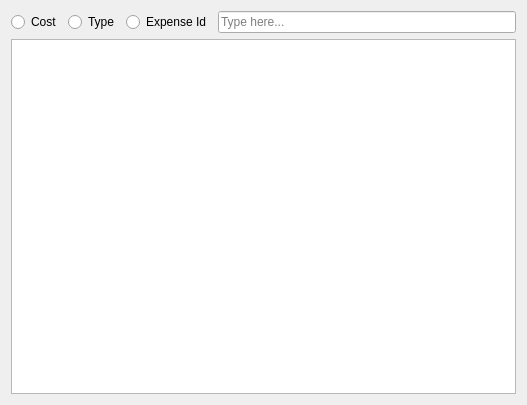
<?xml version="1.0" encoding="UTF-8"?>
<ui version="4.0">
 <class>Form</class>
 <widget class="QWidget" name="Form">
  <property name="geometry">
   <rect>
    <x>0</x>
    <y>0</y>
    <width>527</width>
    <height>405</height>
   </rect>
  </property>
  <property name="windowTitle">
   <string>View Expense</string>
  </property>
  <layout class="QVBoxLayout" name="verticalLayout">
   <item>
    <layout class="QVBoxLayout" name="verticalLayout_2">
     <item>
      <layout class="QHBoxLayout" name="horizontalLayout">
       <item>
        <widget class="QRadioButton" name="costRadioButton">
         <property name="text">
          <string>Cost</string>
         </property>
        </widget>
       </item>
       <item>
        <widget class="QRadioButton" name="typeRadioButton">
         <property name="text">
          <string>Type</string>
         </property>
        </widget>
       </item>
       <item>
        <widget class="QRadioButton" name="expenseIdRadioButton">
         <property name="text">
          <string>Expense Id</string>
         </property>
        </widget>
       </item>
       <item>
        <widget class="QLineEdit" name="searchLineEdit">
         <property name="placeholderText">
          <string>Type here...</string>
         </property>
        </widget>
       </item>
      </layout>
     </item>
     <item>
      <layout class="QHBoxLayout" name="horizontalLayout_2">
       <item>
        <widget class="QListWidget" name="expenseList"/>
       </item>
      </layout>
     </item>
    </layout>
   </item>
  </layout>
 </widget>
 <resources/>
 <connections/>
</ui>
